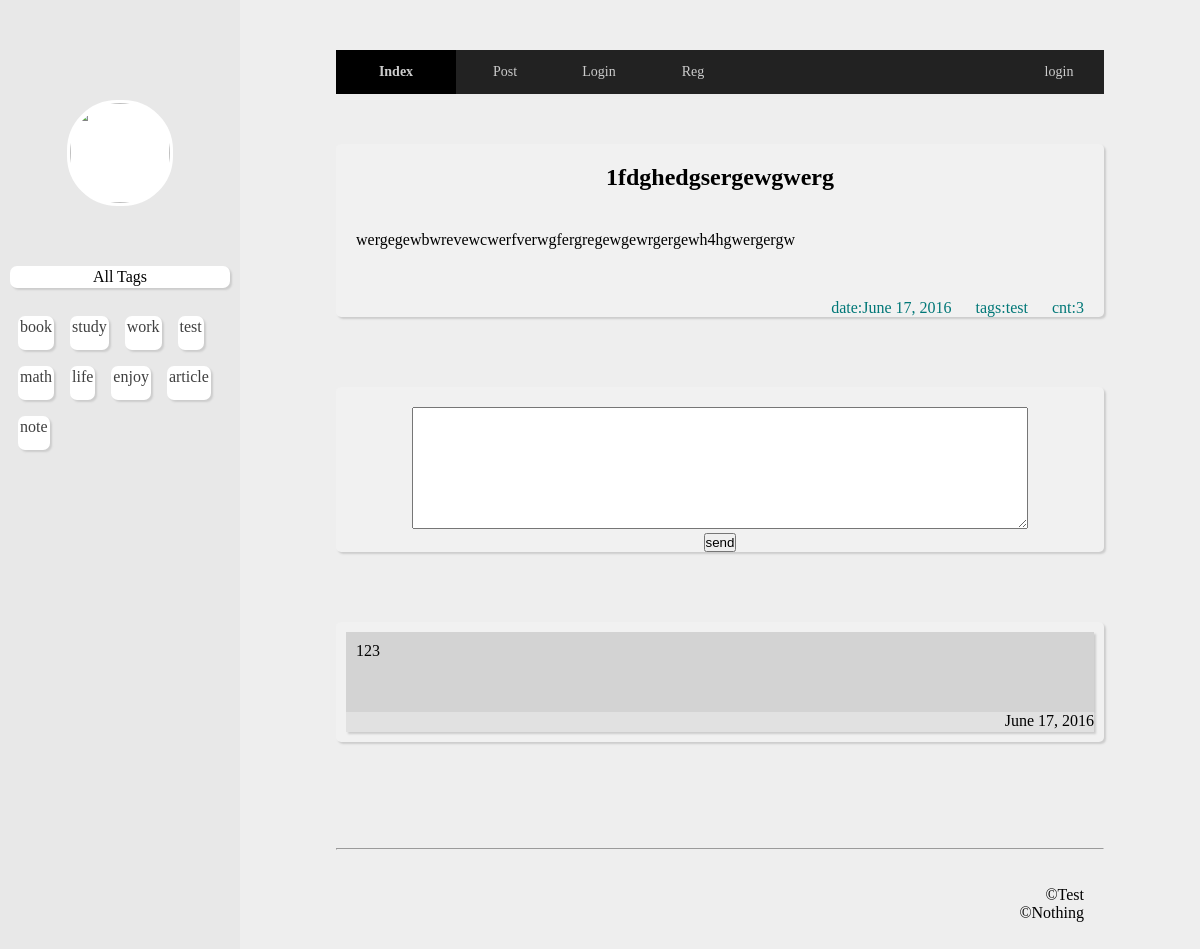
Page /showArticle/9 on the committed database.
### blog/models.py (models this page shows, shortened)
class Tags(models.Model):
	name = models.CharField(max_length=30)
	def __unicode__(self):
		return self.name

class Article(models.Model):
	content = models.CharField(max_length=1000)
	time = models.DateField(default=timezone.now)
	title = models.CharField(max_length=30)
	readCnt = models.IntegerField()
	tags = models.ForeignKey(Tags)
	user = models.ForeignKey(Users)

class Comment(models.Model):
	article = models.ForeignKey(Article)
	isParent = models.BooleanField(default=False)
	time = models.DateField(default=timezone.now)
	content = models.CharField(max_length=30, default="")

### blog/views.py (the view)
# urls.py: url(r'^showArticle/(?P<id>.+)', blog_view.showArticle),
def showArticle(req, id):
	article = Article.objects.get(id=int(id))
	if article:
		cnt = article.readCnt + 1
		Article.objects.filter(id=id).update(readCnt =cnt )
		comments = article.comment_set.all().order_by("-id")
		return render(req, 'article.html',{
				'article':article,
				'comments':comments
			})
	else:
		return Http404()

### utils/utils.py (called while the page is built)
def loadTags(req):
	tags = Tags.objects.all()
	return {'tags':tags}

### templates/article.html (shortened to what this page needs)
{% extends 'base.html' %}
{% block article %}
	<div class="content-box">
		<div class="content-title">
			<span>{{article.title}}</span>
		</div>
		<div class='content-con'>
			{{article.content}}
		</div>
		<div class="content-info">
			<span>date:{{article.time}}</span>
			<span>tags:{{article.tags}}</span>
			<span>cnt:{{article.readCnt}}</span>
		</div>
	</div>
	<div class="comment-box">
		<div class="comment" id="comment-div">
			<textarea id="comment-text"></textarea>
			<input type="button" value="send" id="combtn" class="comment-input">
		</div>
		{% for c in comments %}
			<div class="comment  comment-say">
				<div class="comment-content">{{ c.content }}</div>
				<div class="comment-time">{{ c.time }}
				</div>
			</div>
		{%  endfor %}
	</div>
{% endblock %}

### templates/left.html (shortened to what this page needs)
<div class="left">
	<div class="head-box">
		<div class="head-pic pic">
			<form action="/uploadPic/" method="post" enctype="multipart/form-data">{% csrf_token %}
			</form>
			<img  class="pic" src="{{request.session.user.pic}}" width="100%" height="100%" >
		</div>
		<div class="tags-cloud">
		<span>
		All Tags
		</span>
			{% for tag in tags %}
				<div class="tag-one"><a href="#">{{tag}}</a></div>
			{% endfor %}
		</div>
	</div>
</div>

### static/css/style.css (style rules this page uses)
* { padding: 0; margin: 0; }
body { height: 500px; background: #eee; }
.left { width: 20%; position: fixed; background: #e8e8e8; height: 100%; }
.head-box { width: 100%; height: 100%; margin-top: 100px; }
.pic { width: 100px; height: 100px; border-radius: 50px; }
.head-pic { margin: 0 auto; background: #fff; border: 3px solid #fff; }
.tags-cloud { padding: 10px; padding-top: 50px; }
.tags-cloud span { border-radius: 7px; box-shadow: 2px 2px 2px #ccc; margin-bottom: 20px; background: #fff; display: block; padding: 2px; text-align: center; }
.tag-one { height: 30px; background: #fff; border-radius: 7px; box-shadow: 2px 2px 2px #ccc; padding: 2px; margin: 8px; float: left; text-align: center; }
.tag-one a { text-decoration: none; color:#3f3f3f; display: block; }
.content-title { text-align: center; font-weight: bold; font-size: 24px; padding: 20px; }
.content-con { text-align: left; display: blcok; word-wrap:break-word; word-break:break-all; padding: 20px; }
.content-info { text-align: right; margin-left: 20px; margin-top: 30px; color: #007777; }
.content-info span { display: inline-block; padding-right: 20px; }
.content-box { width: 80%; margin:20px auto; background: #f1f1f1; border-radius: 5px; box-shadow: 2px 2px 2px #ccc; }
.comment-box { width: 80%; margin:70px auto; }
.comment { background: #f1f1f1; border-radius: 5px; box-shadow: 2px 2px 2px #ccc; margin-top:70px; }
.comment-say { padding: 10px; min-height: 80px; text-align: left; }
.comment #comment-text { margin-top: 20px; height: 120px; width: 80%; }
.comment-input { text-align: center; line-height: 20px; display: block; margin:0 auto; }
.comment-content { padding: 10px; background: #d3d3d3; min-height: 60px; box-shadow: 2px 2px 2px #ccc; }
.comment-time { background: #e1e1e1; min-height: 20px; text-align: right; box-shadow: 2px 2px 2px #ccc; }
.head-pic form { width: 100px; height: 100px; z-index: 9; position: absolute; }

### rows in the picture
Tags: name "book"
Tags: name "study"
Tags: name "work"
Tags: name "test"
Tags: name "math"
Tags: name "life"
Tags: name "enjoy"
Tags: name "article"
Tags: name "note"
Article: title "1fdghedgsergewgwerg", content "wergegewbwrevewcwerfverwgfergregewgewrgergewh4hgwergergw", time "June 17, 2016", tags "test", readCnt "3"
Comment: content "123", time "June 17, 2016"
